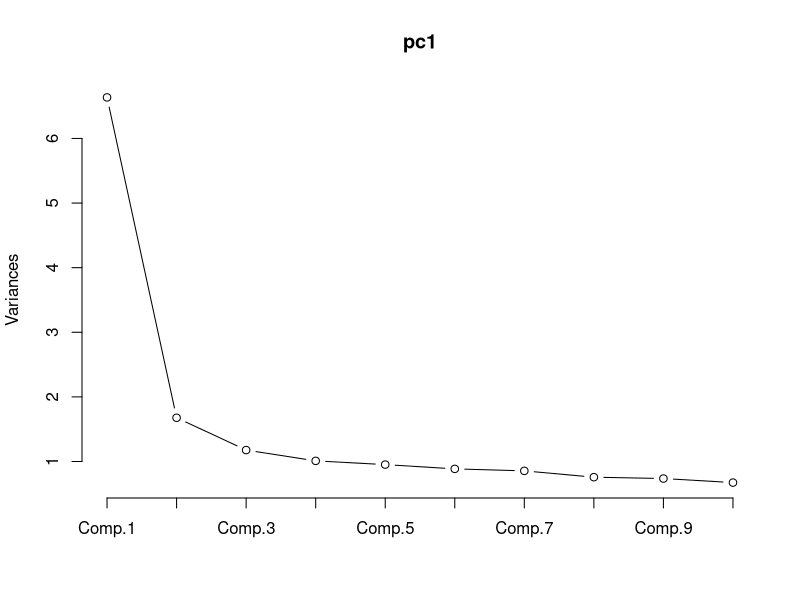
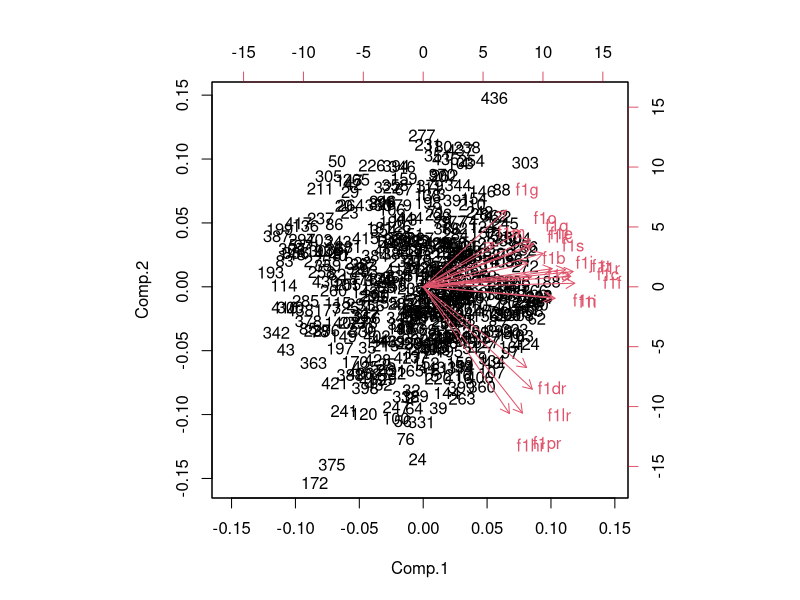
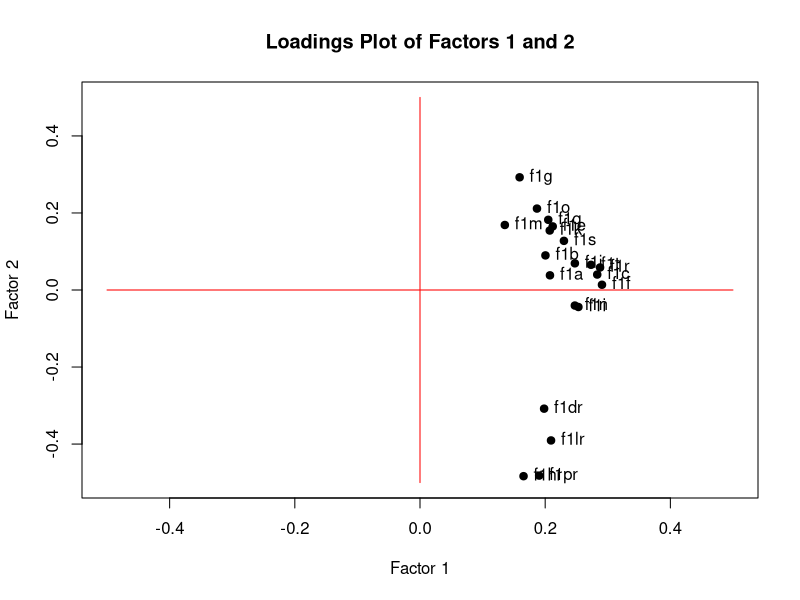

The R source for these figures, in order:
# ==================================
# N736 Lesson 24 - Computing Reliability
# and Factor Analysis
#
# dated 11/20/2017
# Melinda Higgins, PhD
# 
# ==================================

# ==================================
# we're be working with the 
# helpmkh dataset
# ==================================

library(tidyverse)
library(haven)

helpdat <- haven::read_spss("helpmkh.sav")

h1 <- helpdat %>%
  select(id,f1a,f1b,f1c,f1d,f1e,f1f,f1g,
         f1h,f1i,f1j,f1k,f1l,f1m,f1n,f1o,
         f1p,f1q,f1r,f1s,f1t,cesd)

# run a summary on all 20 items - check amounts of missing
summary(h1)

# let's go ahead and reverse code the 4 items
h2 <- h1 %>%
  mutate(f1dr = ifelse(f1d==0,3,
                       ifelse(f1d==1,2,
                              ifelse(f1d==2,1,0))),
         f1hr = ifelse(f1h==0,3,
                       ifelse(f1h==1,2,
                              ifelse(f1h==2,1,0))),
         f1lr = ifelse(f1l==0,3,
                       ifelse(f1l==1,2,
                              ifelse(f1l==2,1,0))),
         f1pr = ifelse(f1p==0,3,
                       ifelse(f1p==1,2,
                              ifelse(f1p==2,1,0))))

# add the useNA="always" to check
# that missing data was handled correctly
table(h2$f1d, useNA="always")
table(h2$f1dr, useNA="always")
table(h2$f1h, useNA="always")
table(h2$f1hr, useNA="always")
table(h2$f1l, useNA="always")
table(h2$f1lr, useNA="always")
table(h2$f1p, useNA="always")
table(h2$f1pr, useNA="always")

# select the 20 cesd items
# with the 4 reverse coded ones
h2.cesd20 <- h2 %>%
  select(f1a,f1b,f1c,f1dr,f1e,f1f,f1g,
         f1hr,f1i,f1j,f1k,f1lr,f1m,f1n,f1o,
         f1pr,f1q,f1r,f1s,f1t)

# compute the number missing by row (id)
nmiss_cesd <- rowSums(is.na(h2.cesd20))
table(nmiss_cesd)

# compute the sum with mean substitution
sum_cesd <- rowMeans(h2.cesd20, na.rm=TRUE)*20

# compute the sum without mean substitution
sum2_cesd <- rowSums(h2.cesd20, na.rm=TRUE)

h3 <- data.frame(h2,nmiss_cesd,sum_cesd,sum2_cesd)

# compare stats
h3 %>%
  select(nmiss_cesd, cesd, sum_cesd, sum2_cesd) %>%
  summary()

# compute the correlation matrix
# using the reverse coded items
# remove missing values
cmtx <- cor(h2.cesd20, use="complete.obs",
            method="pearson")
         
# load the psych package
library(psych)
         
# compute alpha
a1 <- psych::alpha(cmtx)
a1

# use on complete cases
# 7 subjects with missing data are removed here
pc1 <- princomp(na.omit(h2.cesd20), cor=TRUE)
pc1
summary(pc1)
loadings(pc1)

# scree plot of eigenvalues/variances
plot(pc1,type="lines")

# plot of scores with items overlaid (red arrows)
# plot of factors 1 and 2
biplot(pc1)

# make a loadings plot
plot(pc1$loadings[,1], pc1$loadings[,2],
     xlim=c(-0.5,0.5), ylim=c(-0.5,0.5),
     main="Loadings Plot of Factors 1 and 2",
     xlab="Factor 1", ylab="Factor 2",
     pch=19)
lines(c(-0.5,0.5),c(0,0),col="red")
lines(c(0,0),c(-0.5,0.5),col="red")
text(pc1$loadings[,1], pc1$loadings[,2],
     labels=names(h2.cesd20),
     pos=4, offset=0.5)